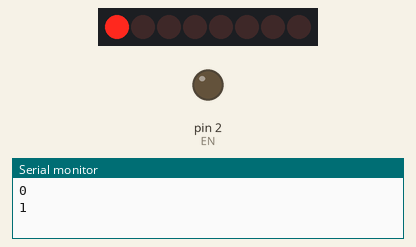
Bench run of a sketch on a simulated Arduino Uno, built with avr-gcc and run on an emulated ATmega328P. Shown: 8 shift-register outputs drawn as a row of LEDs (first output left, lit = HIGH), output pins drawn as LEDs (lit = HIGH), the last lines printed to the serial monitor. Wiring (inferred from the names in the program): shift register (74HC595): data pin 13; shift clock pin 14; latch pin 15. Wiring (inferred from the signals the program sends): row of LEDs: on Q0, Q1, Q2, Q3, Q4, Q5, Q6, Q7. Pins used as bus, display or sensor lines are not drawn.

Above: at 0.6 s.
At 5.1 s:
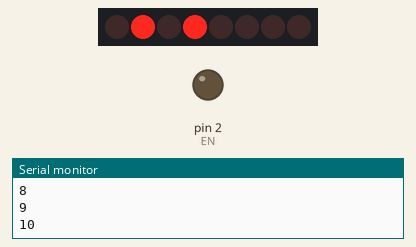
At 10.1 s:
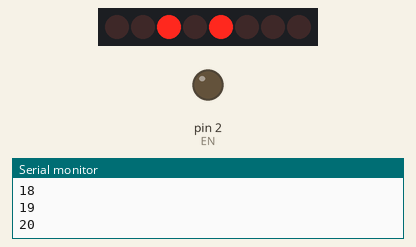
At 19.6 s:
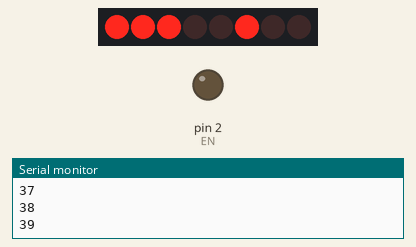
At 29.1 s:
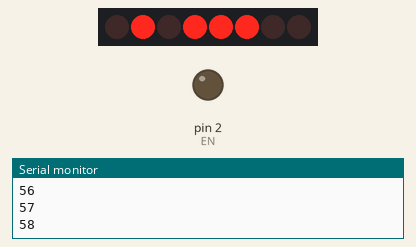
At 39.1 s:
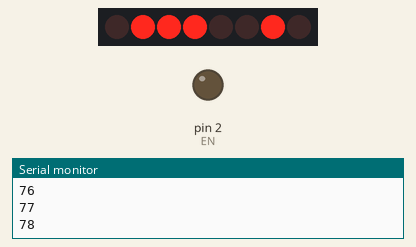
Timing chart, 0 to 40.0 s (numbered marks = the images above):
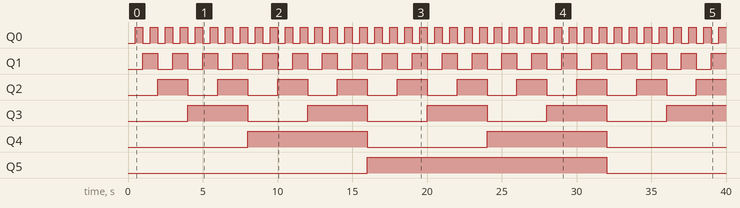

The sketch:

shift-register.ino
```cpp
#define EN 2 // GPIO02 on ESP-01 module, D4 on nodeMCU WeMos

int dataPin = 13; // pin D7 `GPIO13` on NodeMCU boards
int clockPin = 14; // pin D5 `GPIO14` on NodeMCU boards
int latchPin = 15; // pin D8 `GPIO15` on NodeMCU boards

void setup() {
  pinMode(latchPin, OUTPUT);
  pinMode(clockPin, OUTPUT);
  pinMode(dataPin, OUTPUT);

  pinMode(EN, OUTPUT);
  digitalWrite(EN, LOW); // enable shift register
}

void loop() {
  for (int numberToDisplay = 0; numberToDisplay < 256; numberToDisplay++) {
    digitalWrite(latchPin, LOW);
    shiftOut(dataPin, clockPin, MSBFIRST, numberToDisplay);
    digitalWrite(latchPin, HIGH);

    Serial.begin(115200);
    Serial.println(numberToDisplay);
    delay(500);
  }
}
```

Measured:
- by itself, Q0: alternates HIGH for 0.50 s and LOW for 0.50 s
- by itself, Q1: alternates HIGH for 1.0 s and LOW for 1.0 s
- by itself, Q2: alternates HIGH for 2.0 s and LOW for 2.0 s
- by itself, Q3: alternates HIGH for 4.0 s and LOW for 4.0 s
- by itself, Q4: alternates HIGH for 8.0 s and LOW for 8.0 s
- by itself, Q5: LOW → HIGH at 16.0 s, → LOW 16.0 s later
